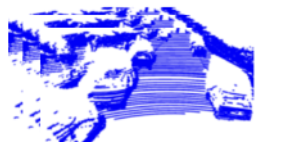
#> input picture lidar_point_cloud_input.png, 300 x 142 px, found by its file name
$ python render_model_architecture.py
#> lines starting #> are read from the running program, lines starting #| are printed output that depends on the picture
from pathlib import Path
import math
from PIL import Image, ImageDraw, ImageFont, ImageOps


SCALE = 2
WIDTH, HEIGHT = 1100, 1600
PROJECT_ROOT = Path(__file__).resolve().parents[1]
DOCS_DIR = PROJECT_ROOT / "docs"
OUT = DOCS_DIR / "modelarchitecture.png"
LIDAR_INPUT = DOCS_DIR / "lidar_point_cloud_input.png"
CAMERA_INPUT = DOCS_DIR / "camera_image_input.png"

REGULAR = "/System/Library/Fonts/Supplemental/Arial.ttf"
BOLD = "/System/Library/Fonts/Supplemental/Arial Bold.ttf"
ITALIC = "/System/Library/Fonts/Supplemental/Arial Italic.ttf"


def p(value):
    if isinstance(value, list):
        return [p(item) for item in value]
    if isinstance(value, tuple):
        return tuple(int(v * SCALE) for v in value)
    return int(value * SCALE)


def font(size, bold=False):
    return ImageFont.truetype(BOLD if bold else REGULAR, p(size))


image = Image.new("RGB", p((WIDTH, HEIGHT)), "white")
#> image: PIL image 2200x3200 RGB; every value is 255
draw = ImageDraw.Draw(image)

COLORS = {
    "text": "#172027",
    "line": "#334047",
    "camera_fill": "#fff3df",
    "camera_stroke": "#d77900",
    "lidar_fill": "#eaf4ff",
    "lidar_stroke": "#2878b5",
    "fusion_fill": "#f3ebff",
    "fusion_stroke": "#6a3dad",
    "neutral_fill": "#f5f7f8",
    "neutral_stroke": "#59636b",
    "output_fill": "#eaf8ee",
    "output_stroke": "#2f7d44",
}


def centered_text(cx, cy, lines, sizes, bolds=None, gap=4, color=None):
    if isinstance(lines, str):
        lines = [lines]
    if isinstance(sizes, int):
        sizes = [sizes] * len(lines)
    if bolds is None:
        bolds = [False] * len(lines)
    fonts = [font(size, weight) for size, weight in zip(sizes, bolds)]
    metrics = []
    for line, used_font in zip(lines, fonts):
        bounds = draw.textbbox((0, 0), line, font=used_font)
        metrics.append((bounds, bounds[3] - bounds[1]))
    total_height = sum(height for _, height in metrics) + p(gap) * (len(lines) - 1)
    y = p(cy) - total_height // 2
    for line, used_font, (bounds, height) in zip(lines, fonts, metrics):
        width = bounds[2] - bounds[0]
        draw.text(
            (p(cx) - width // 2, y - bounds[1]), line,
            font=used_font, fill=color or COLORS["text"])
        y += height + p(gap)


def box(x, y, w, h, category, lines, sizes, bolds, gap=4, radius=10):
    draw.rounded_rectangle(
        p((x, y, x + w, y + h)), radius=p(radius),
        fill=COLORS[f"{category}_fill"],
        outline=COLORS[f"{category}_stroke"], width=p(2))
    centered_text(x + w / 2, y + h / 2, lines, sizes, bolds, gap)


def arrow(x1, y1, x2, y2, color=None, width=2.2, dashed=False):
    color = color or COLORS["line"]
    start, end = p((x1, y1)), p((x2, y2))
    if dashed:
        distance = max(abs(end[0] - start[0]), abs(end[1] - start[1]))
        pieces = max(1, distance // p(12))
        for index in range(0, pieces, 2):
            a = index / pieces
            b = min((index + 1) / pieces, 1)
            draw.line(
                (
                    int(start[0] + (end[0] - start[0]) * a),
                    int(start[1] + (end[1] - start[1]) * a),
                    int(start[0] + (end[0] - start[0]) * b),
                    int(start[1] + (end[1] - start[1]) * b),
                ),
                fill=color, width=p(width))
    else:
        draw.line((*start, *end), fill=color, width=p(width))

    angle = math.atan2(end[1] - start[1], end[0] - start[0])
    length, half = p(10), p(5)
    base_x = end[0] - length * math.cos(angle)
    base_y = end[1] - length * math.sin(angle)
    left = (
        base_x + half * math.sin(angle),
        base_y - half * math.cos(angle),
    )
    right = (
        base_x - half * math.sin(angle),
        base_y + half * math.cos(angle),
    )
    draw.polygon([end, left, right], fill=color)


def routed_arrow(points, color=None, width=2.2):
    color = color or COLORS["line"]
    scaled = [p(point) for point in points]
    draw.line(scaled, fill=color, width=p(width), joint="curve")
    (x1, y1), (x2, y2) = points[-2], points[-1]
    arrow(x1, y1, x2, y2, color, width)


def token_row(x, y, count, color, labels, cell=36, gap=8):
    positions = []
    for index in range(count):
        left = x + index * (cell + gap)
        draw.rounded_rectangle(
            p((left, y, left + cell, y + cell)), radius=p(4),
            fill=color, outline="#48535a", width=p(1.4))
        centered_text(left + cell / 2, y + cell / 2, labels[index], 12, [True])
        positions.append((left + cell / 2, y + cell / 2))
    return positions


def arrow_label(cx, cy, text, width, size=11):
    draw.rounded_rectangle(
        p((cx - width / 2, cy - 11, cx + width / 2, cy + 11)),
        radius=p(4), fill="white")
    centered_text(cx, cy, text, size, [True])


def arrow_math_label(
        cx, cy, prefix, base, subscript, width, superscript=None, size=11):
    """Draw a diagram label with real typographic sub/superscripts."""
    half_height = max(11, size)
    draw.rounded_rectangle(
        p((cx - width / 2, cy - half_height,
           cx + width / 2, cy + half_height)),
        radius=p(4), fill="white")
    prefix_font = font(size, True)
    base_font = ImageFont.truetype(ITALIC, p(size + 1))
    script_font = font(max(8, size - 3))
    prefix_width = draw.textlength(prefix, font=prefix_font)
    base_width = draw.textlength(base, font=base_font)
    sub_width = draw.textlength(subscript, font=script_font)
    sup_width = (
        draw.textlength(superscript, font=script_font)
        if superscript else 0)
    gap = p(5)
    total_width = prefix_width + gap + base_width + max(sub_width, sup_width)
    left = p(cx) - total_width / 2
    middle = p(cy)
    draw.text((left, middle), prefix, font=prefix_font,
              fill=COLORS["text"], anchor="lm")
    left += prefix_width + gap
    draw.text((left, middle), base, font=base_font,
              fill=COLORS["text"], anchor="lm")
    script_x = left + base_width
    draw.text((script_x, middle + p(4)), subscript, font=script_font,
              fill=COLORS["text"], anchor="lm")
    if superscript:
        draw.text((script_x, middle - p(5)), superscript, font=script_font,
                  fill=COLORS["text"], anchor="lm")


def draw_sensor_image(source, x, y, w, h):
    draw.rectangle(p((x, y, x + w, y + h)), fill="white")
    inset = p(7)
    available = (p(w) - 2 * inset, p(h) - 2 * inset)
    with Image.open(source) as source_image:
        fitted = ImageOps.contain(source_image.convert("RGB"), available)
    paste_x = p(x) + (p(w) - fitted.width) // 2
    paste_y = p(y) + (p(h) - fitted.height) // 2
    image.paste(fitted, (paste_x, paste_y))


# Output stack at the top.
centered_text(550, 32, "3D object detection output", 17, [True])
#> the loop in centered_text, `for line, used_font in zip(lines, fonts):` made 1 pass
#> bounds on pass 1: (0, 6, 458, 39)
#> after the loop in centered_text, `for line, used_font in zip(lines, fonts):`: metrics = [((0, 6, 458, 39), 33)]
#> in centered_text, `total_height = sum(height for _, height in metrics) + p(gap) * (len(li..`: total_height = 33
#> in centered_text, `y = p(cy) - total_height // 2`: y = 48
#> the loop in centered_text, `for line, used_font, (bounds, height) in zip(lines, fonts, metrics):` made 1 pass
#> (line, bounds, height, width, y) on pass 1: ('3D object detection output', (0, 6, 458, 39), 33, 458, 89)
#> after the loop in centered_text, `for line, used_font, (bounds, height) in zip(lines, fonts, metrics):`: y = 89
box(390, 52, 320, 68, "output", ["3D boxes · classes · scores", "Car · Pedestrian · Cyclist"], [18, 14], [True, False])
#> the loop in centered_text (call 2), `for line, used_font in zip(lines, fonts):` made 2 passes
#> bounds on passes 1 to 2: (0, 7, 481, 34), (0, 5, 342, 32)
#> the loop in centered_text (call 2), `for line, used_font, (bounds, height) in zip(lines, fonts, metrics):` made 2 passes
#> (line, bounds, height, width, y) on passes 1 to 2: ('3D boxes · classes · scores', (0, 7, 481, 34), 27, 481, 176), ('Car · Pedestrian · Cyclist', (0, 5, 342, 32), 27, 342, 211)
arrow(550, 145, 550, 120)
box(430, 145, 240, 70, "output", ["PointPillars", "3D detection head"], [19, 17], [True, True])
arrow(550, 295, 550, 215)
arrow_math_label(550, 255, "Fused LiDAR BEV", "F", "fused", 240, size=14)
#> in arrow_math_label, `prefix_width = draw.textlength(prefix, font=prefix_font)`: prefix_width = 238.9
#> in arrow_math_label, `base_width = draw.textlength(base, font=base_font)`: base_width = 17.25
#> in arrow_math_label, `sub_width = draw.textlength(subscript, font=script_font)`: sub_width = 60.66
#> in arrow_math_label, `sup_width = ( draw.textlength(superscript, font=script_font) if supers..`: sup_width = 0
#> in arrow_math_label, `total_width = prefix_width + gap + base_width + max(sub_width, sup_wid..`: total_width = 326.8
#> in arrow_math_label, `left = p(cx) - total_width / 2`: left = 936.6
#> in arrow_math_label, `left += prefix_width + gap`: left = 1185.5
#> in arrow_math_label, `script_x = left + base_width`: script_x = 1202.7
box(365, 295, 370, 72, "neutral", ["Residual fusion with original LiDAR BEV", "1 × 1 projection to 384 channels"], [17, 14], [True, False])
arrow(550, 445, 550, 367)
arrow_math_label(
    550, 406, "Updated LiDAR tokens", "x̂", "lidar", 280, size=14)
box(385, 445, 330, 72, "fusion", ["LiDAR readout cross-attention", "LiDAR queries; bottleneck keys/values"], [18, 14], [True, False])

# Symmetric MBT block.
draw.rounded_rectangle(
    p((225, 585, 875, 890)), radius=p(15),
    fill=COLORS["fusion_fill"], outline=COLORS["fusion_stroke"], width=p(2.5))
centered_text(550, 608, "Symmetric attention-bottleneck fusion", 20, [True])
centered_text(550, 637, "8 attention heads per layer", 14)

box(275, 755, 245, 70, "lidar", ["LiDAR transformer", "LiDAR tokens + shared tokens"], [17, 13], [True, False])
box(580, 755, 245, 70, "camera", ["Camera transformer", "camera tokens + shared tokens"], [17, 13], [True, False])

# Four shared bottleneck tokens are shown explicitly.
centered_text(550, 666, "shared bottleneck state", 13)
token_row(454, 682, 4, "#9d59c7", ["B1", "B2", "B3", "B4"], cell=38, gap=10)
#> after the loop in token_row, `for index in range(count):`: positions = [(473, 701), (521, 701), (569, 701), (617, 701)]

# Route the fusion-block output directly to the LiDAR-query readout.
arrow(550, 585, 550, 517, COLORS["fusion_stroke"])
arrow_math_label(
    550, 551, "Final bottleneck state", "x", "fusion", 300,
    superscript="L", size=14)

# Training-only camera readout. Camera tokens query the same final bottleneck
# state used by the LiDAR readout; its output supervises BEV center prediction.
routed_arrow(
    [(550, 575), (850, 575), (850, 481), (875, 481)],
    COLORS["fusion_stroke"], 1.8)
box(
    875, 445, 215, 72, "camera",
    ["Camera readout cross-attention", "camera queries; bottleneck K/V"],
    [13, 10], [True, False], 3, 8)
arrow(982.5, 517, 982.5, 535, COLORS["neutral_stroke"], 1.8)
box(
    905, 535, 155, 50, "neutral",
    ["Auxiliary center loss", "training only"],
    [11, 10], [True, False], 2, 7)

# Parallel updates into the shared state.
routed_arrow([(397, 755), (397, 735), (500, 735), (500, 720)], COLORS["fusion_stroke"])
routed_arrow([(703, 755), (703, 735), (600, 735), (600, 720)], COLORS["fusion_stroke"])
# Shared state returns to both branches, forming two visible loops.
routed_arrow([(454, 701), (250, 701), (250, 790), (275, 790)], COLORS["fusion_stroke"])
routed_arrow([(646, 701), (850, 701), (850, 790), (825, 790)], COLORS["fusion_stroke"])

# Repeated layer loop.
draw.line(
    p([(350, 848), (750, 848), (750, 875), (350, 875)]),
    fill=COLORS["fusion_stroke"], width=p(2), joint="curve")
arrow(350, 875, 350, 848, COLORS["fusion_stroke"], 2)
centered_text(550, 861, "repeat bottleneck update across 4 fusion layers", 13)

# Token row beneath the MBT block, matching the reference layout.
centered_text(275, 948, "LiDAR tokens (16 × 16, 128-D)", 14, [True])
centered_text(550, 948, "4 fusion tokens", 14, [True])
centered_text(825, 948, "Camera tokens (16 × 16, 128-D)", 14, [True])
token_row(142, 968, 6, "#7fb1df", ["L1", "L2", "L3", "…", "L255", "L256"], cell=34, gap=8)
#> the loop in token_row (call 2), `for index in range(count):` made 6 passes
#> total_height in centered_text on passes 1 to 6: 18, 18, 18, 3, 18, 18
token_row(467, 968, 4, "#9d59c7", ["B1", "B2", "B3", "B4"], cell=34, gap=8)
token_row(692, 968, 6, "#efbd6d", ["C1", "C2", "C3", "…", "C255", "C256"], cell=34, gap=8)

routed_arrow([(275, 930), (275, 910), (397, 910), (397, 825)], COLORS["lidar_stroke"])
arrow(550, 930, 550, 720, COLORS["fusion_stroke"])
routed_arrow([(825, 930), (825, 910), (703, 910), (703, 825)], COLORS["camera_stroke"])

# Encoders and aligned representations.
arrow(275, 1070, 275, 1010, COLORS["lidar_stroke"])
box(145, 1070, 260, 70, "lidar", ["Projection + BEV pooling", "16 × 16 tokens"], [17, 14], [True, False])
arrow(275, 1170, 275, 1140, COLORS["lidar_stroke"])
box(145, 1170, 260, 72, "lidar", ["SECOND + SECONDFPN", "384-channel LiDAR BEV"], [17, 14], [True, False])
arrow(275, 1275, 275, 1242, COLORS["lidar_stroke"])
box(145, 1275, 260, 70, "lidar", ["PillarFeatureNet", "pillar encoding + BEV scatter"], [17, 14], [True, False])

arrow(825, 1070, 825, 1010, COLORS["camera_stroke"])
box(695, 1070, 260, 78, "camera", ["Camera-to-BEV alignment", "KITTI calibration · 4 height queries"], [17, 13], [True, False])
arrow(825, 1200, 825, 1148, COLORS["camera_stroke"])
box(695, 1200, 260, 72, "camera", ["ResNet-18", "ImageNet pretrained"], [18, 14], [True, False])

# Raw sensor inputs at the bottom.
arrow(275, 1375, 275, 1345, COLORS["lidar_stroke"])
draw_sensor_image(LIDAR_INPUT, 95, 1375, 360, 155)
#> in draw_sensor_image, source_image is the input picture: PIL image 300x142 RGBA; mean R, G, B, A 190.8, 190.9, 251.5, 255
#> in draw_sensor_image, `fitted = ImageOps.contain(source_image.convert("RGB"), available)`:
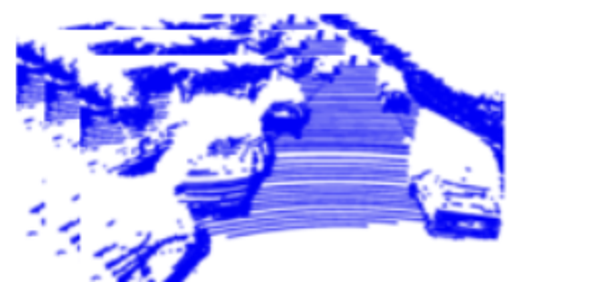
#> fitted: PIL image 596x282 RGB; mean R, G, B 190.8, 190.8, 251.5
#> in draw_sensor_image, `image.paste(fitted, (paste_x, paste_y))`:
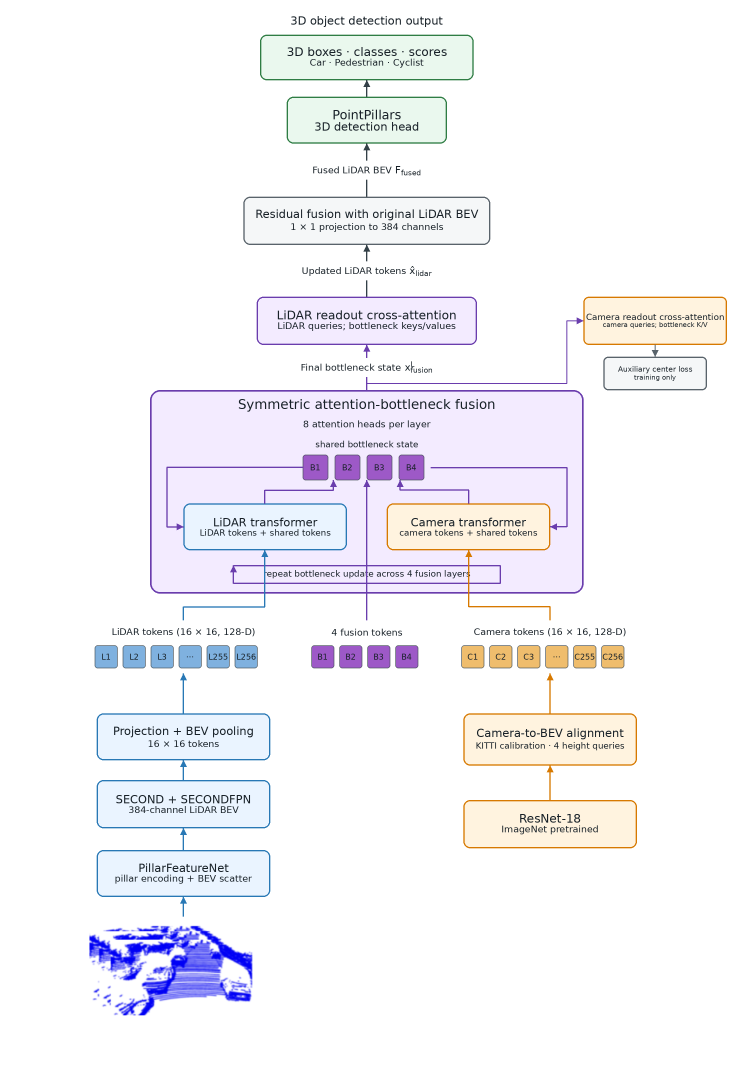
#> image: PIL image 2200x3200 RGB (shown at 1/3 size); mean R, G, B 244.4, 243.4, 247.3
centered_text(275, 1553, "LiDAR point cloud", 17, [True])
centered_text(275, 1577, "x, y, z, intensity", 13)

arrow(825, 1375, 825, 1272, COLORS["camera_stroke"])
draw_sensor_image(CAMERA_INPUT, 645, 1375, 360, 155)
#> call 2 of draw_sensor_image, with x = 645, y = 1375, w = 360, h = 155
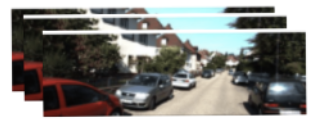
#> input picture camera_image_input.png, 322 x 124 px, found by its file name
#> in draw_sensor_image, source_image is the input picture: PIL image 322x124 RGBA; mean R, G, B, A 137.1, 136.2, 132.7, 255
#> in draw_sensor_image (call 2), `fitted = ImageOps.contain(source_image.convert("RGB"), available)`:
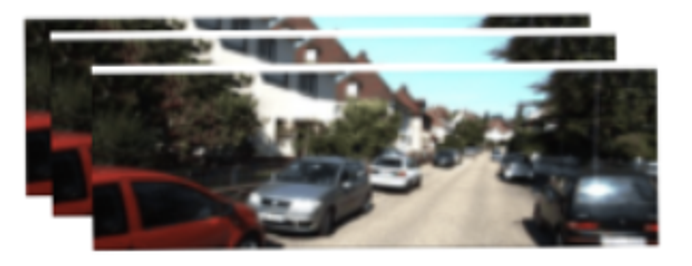
#> fitted: PIL image 692x266 RGB; mean R, G, B 137.1, 136.2, 132.7
#> in draw_sensor_image (call 2), `image.paste(fitted, (paste_x, paste_y))`:
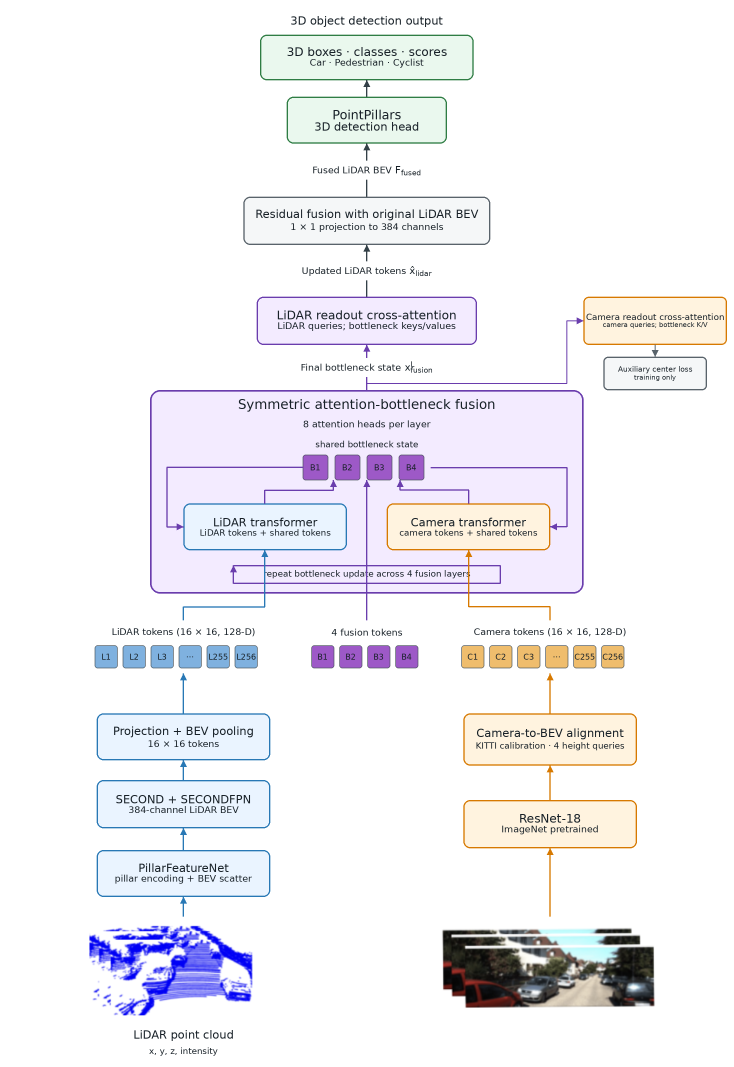
#> image: PIL image 2200x3200 RGB (shown at 1/3 size); mean R, G, B 241.2, 240.2, 244
centered_text(825, 1553, "RGB camera image", 17, [True])
centered_text(825, 1577, "maximum 1280 × 384", 13)

# Original LiDAR BEV skip connection to residual fusion.
routed_arrow(
    [(145, 1206), (55, 1206), (55, 331), (365, 331)],
    COLORS["lidar_stroke"], 2)
draw.rectangle(p((63, 343, 286, 369)), fill="white")
centered_text(174, 356, "original LiDAR BEV residual", 12)

image.save(OUT, dpi=(300, 300))
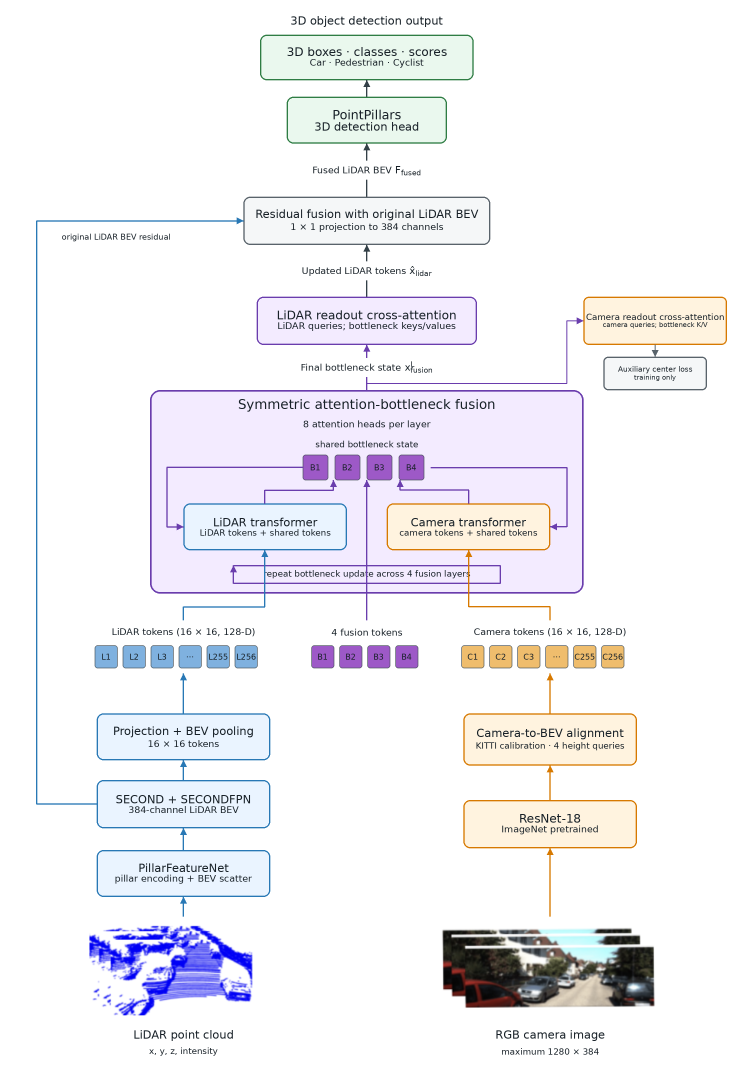
#> saved as modelarchitecture.png: PIL image 2200x3200 RGB (shown at 1/3 size); mean R, G, B 240.7, 239.9, 243.7
print(OUT)
